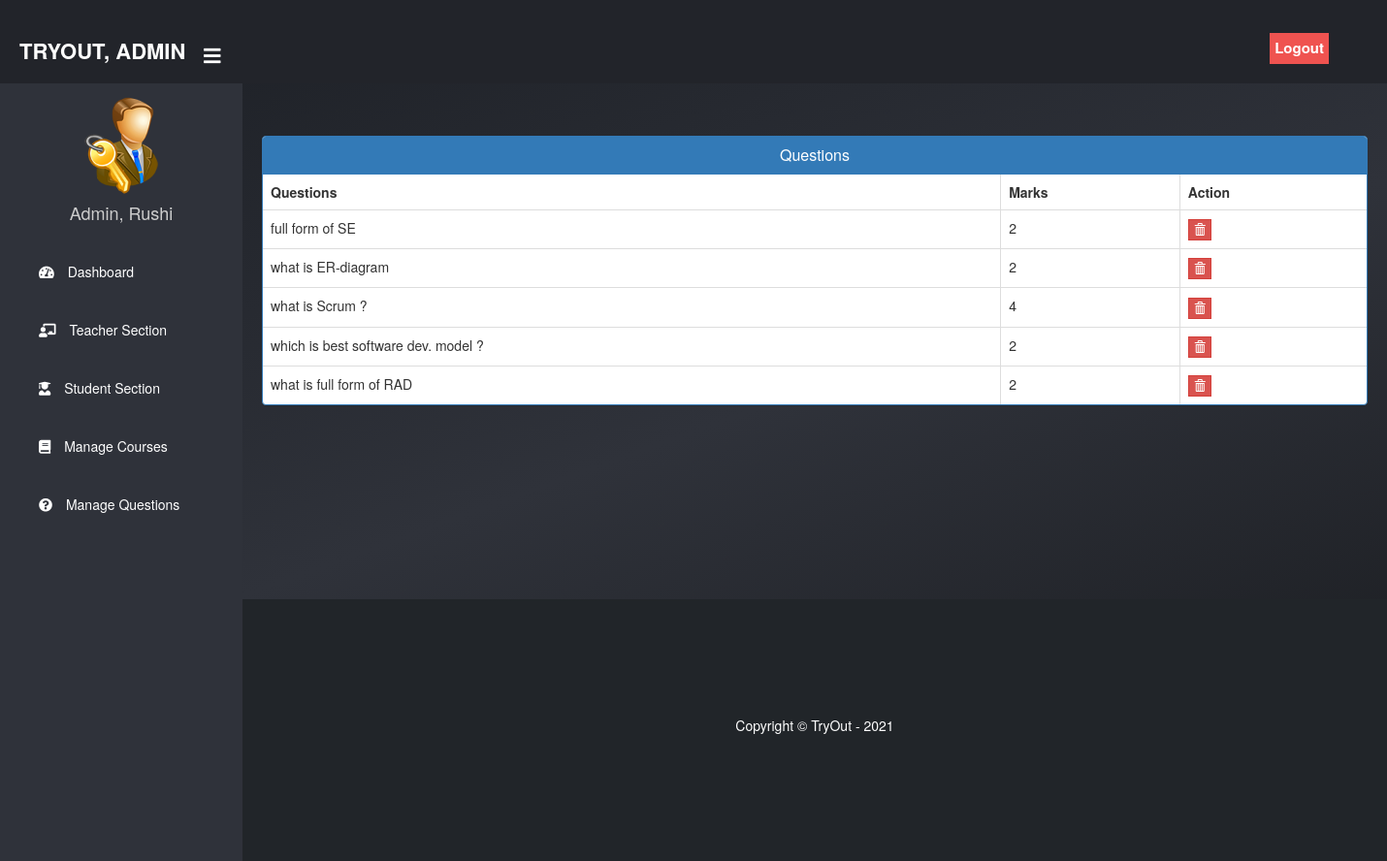
The page /view-question/3 (signed in) on the database its author committed.
### exam/models.py (models this page shows)
class Question(models.Model):
    course=models.ForeignKey(Course,on_delete=models.CASCADE)
    marks=models.PositiveIntegerField()
    question=models.CharField(max_length=600)
    option1=models.CharField(max_length=200)
    option2=models.CharField(max_length=200)
    option3=models.CharField(max_length=200)
    option4=models.CharField(max_length=200)
    cat=(('Option1','Option1'),('Option2','Option2'),('Option3','Option3'),('Option4','Option4'))
    answer=models.CharField(max_length=200,choices=cat)

### exam/views.py (the view)
# urls.py: path('view-question/<int:pk>', views.view_question_view,name='view-question'),
@login_required(login_url='adminlogin')
def view_question_view(request,pk):
    questions=models.Question.objects.all().filter(course_id=pk)
    return render(request,'exam/view_question.html',{'questions':questions})

### templates/exam/view_question.html (shortened to what this page needs)
{% extends 'exam/adminbase.html' %}
{% block content %}
{%load static%}
<head>
  <link href="//netdna.bootstrapcdn.com/bootstrap/3.0.0/css/bootstrap.min.css" rel="stylesheet" id="bootstrap-css">
</head>
<br><br>
<div class="container">
  <div class="panel panel-primary">
    <div class="panel-heading">
      <h6 class="panel-title">Questions</h6>
    </div>
    <table class="table table-hover table-bordered" id="dev-table">
      <thead>
        <tr>
          <th>Questions</th>
          <th>Marks</th>
          <th>Action</th>
        </tr>
      </thead>
      {% for c in questions %}
      <tr>
        <td> {{c.question}}</td>
        <td>{{c.marks}}</td>
        <td><a class="btn btn-danger btn-xs" style="border-radius: 0%;" href="{% url 'delete-question' c.id  %}"><span class="glyphicon glyphicon-trash"></span></a></td>
      </tr>
      {% endfor %}
    </table>
  </div>
</div>
<br><br><br><br><br><br>
{% endblock content %}

### templates/exam/adminbase.html (shortened to what this page needs)
<!DOCTYPE html>
{% load static %}
<html lang="en" dir="ltr">
	<head>
		<link
			rel="stylesheet"
			href="https://cdnjs.cloudflare.com/ajax/libs/font-awesome/5.12.1/css/all.min.css"
		/>
	</head>
	<body>
		<header>
			<label for="check">
				<i style="left: 210px; margin-top: 17px" class="fas fa-bars" id="sidebar_btn"></i>
			</label>
			<div class="left_area">
				<h3>TryOut, Admin</h3>
			</div>
			<div class="right_area">
				<a href="/logout" class="logout_btn" style="border-radius: 0px">Logout</a>
			</div>
		</header>
		<div class="sidebar">
			<center>
				<img src="{% static "image/admin.png" %}" class="profile_image" alt="">
				<h4>Admin, {{request.user.first_name}}</h4>
			</center>
			<a href="/admin-dashboard">
				<i class="fas fa-tachometer-alt"></i>
				<span>Dashboard</span>
			</a>
			<a href="/admin-teacher">
				<i class="fas fa-chalkboard-teacher"></i>
				<span>Teacher Section</span>
			</a>
			<a href="/admin-student">
				<i class="fas fa-user-graduate"></i>
				<span>Student Section</span>
			</a>
			<a href="/admin-course">
				<i class="fas fa-book"></i>
				<span>Manage Courses</span>
			</a>
			<a href="/admin-question">
				<i class="fas fa-question-circle"></i>
				<span>Manage Questions</span>
			</a>
		</div>
		<div class="content">
			<br />
			<br />
			<br />
			<br />
			<br />
			{% block content %} {% endblock content %}
			<br />
			<br />
			<br />
			{% include "exam/footer.html" %}
		</div>
	</body>
</html>

### templates/exam/adminbase.html (style rules this page uses)
a:link { text-decoration: none; }
body { margin: 0; padding: 0; font-family: 'Gill Sans', sans-serif; }
header { position: fixed; background: #22242a; padding: 20px; width: 100%; z-index: 1; }
.left_area h3 { color: #fff; margin: 0px; text-transform: uppercase; font-size: 22px; font-weight: 900; }
.logout_btn { padding: 5px; background: #ef5350; text-decoration: none; float: right; margin-top: -30px; margin-right: 40px; border-radius: 2px; font-size: 15px; font-weight: 600; color: #fff; transition: 0.5s; }
.sidebar { background: #2f323a; margin-top: 70px; padding-top: 30px; position: fixed; left: 0; width: 250px; height: 100%; transition: 0.5s; transition-property: left; }
.sidebar .profile_image { width: 100px; height: 100px; border-radius: 100px; margin-bottom: 10px; }
.sidebar h4 { color: #ccc; margin-top: 0; margin-bottom: 20px; }
.sidebar a { color: #fff; display: block; width: 100%; line-height: 60px; text-decoration: none; padding-left: 40px; box-sizing: border-box; transition: 0.5s; }
.sidebar i { padding-right: 10px; }
label #sidebar_btn { z-index: 1; color: #fff; position: fixed; cursor: pointer; left: 300px; font-size: 20px; margin: 5px 0; transition: 0.5s; transition-property: color; }
.content { margin-left: 250px; background: linear-gradient(160deg, #1e2127 0%, #2f323a 50%, #1a1c20 100%); background-position: center; background-size: cover; height: 100vh; transition: 0.5s; }

### templates/exam/view_question.html (style rules this page uses)
a:link { text-decoration: none; }
h6 { text-align: center; }

### rows shown on the page
Question: question "full form of SE", marks "2"
Question: question "what is ER-diagram", marks "2"
Question: question "what is Scrum ?", marks "4"
Question: question "which is best software dev. model ?", marks "2"
Question: question "what is full form of RAD", marks "2"

### other values the page prints
{{ request.user.first_name }} "Rushi"
